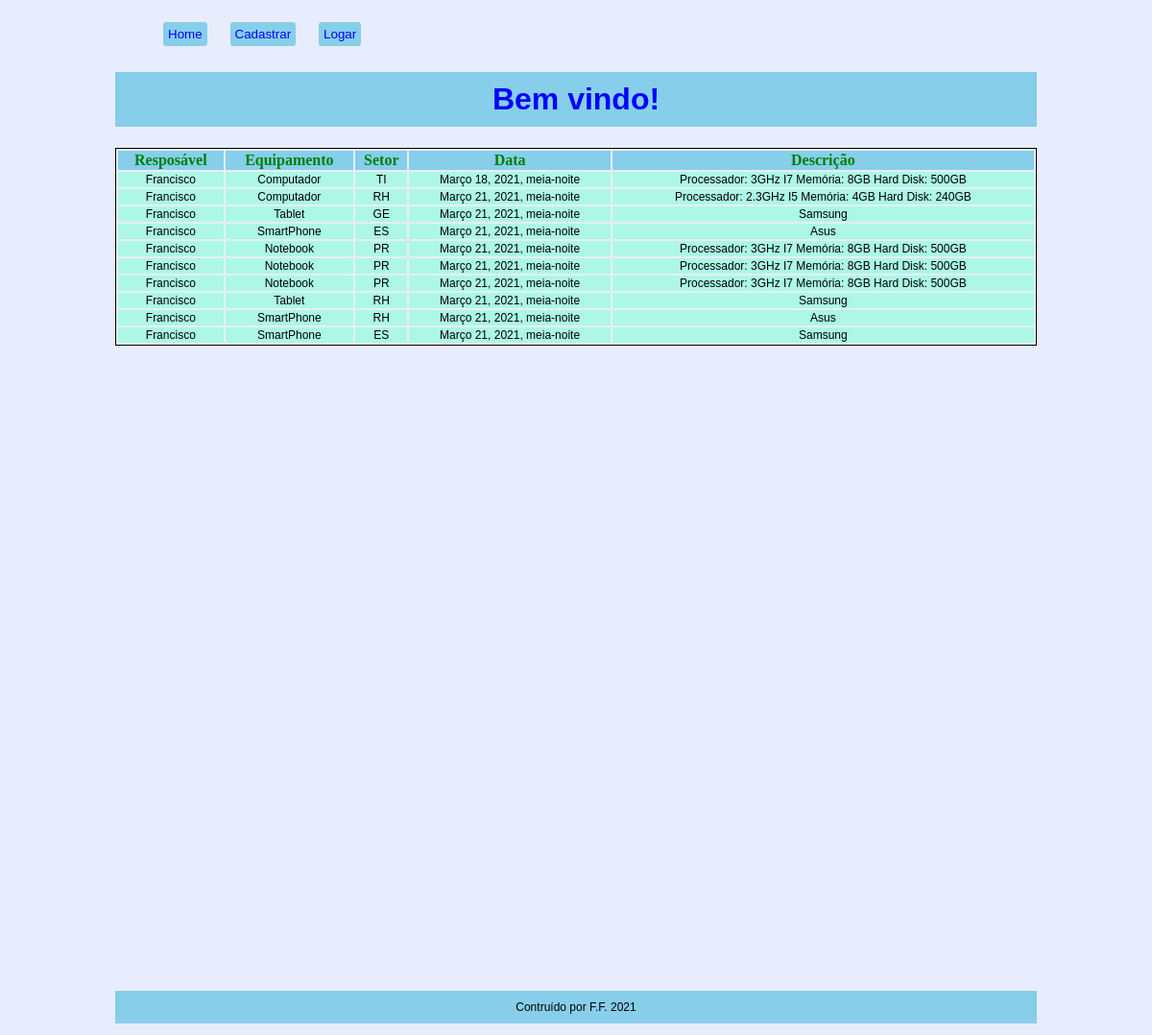
The page / on the database its author committed.
### sistema_equipamentos/models.py (models this page shows, shortened)
class Cadastro(models.Model):
    setor = [
        ('TI', 'Tecnológia Informação '),
        ('RH', 'Recursos Humanos'),
        ('GE', 'Gerência'),
        ('ES', 'Escritório'),
        ('PR', 'Produção'),
    ]
    data = models.DateTimeField(auto_now_add=False)
    responsavel = models.CharField(max_length=120)
    equipamento = models.CharField(max_length=100)
    setor = models.CharField(max_length=2, choices=setor, blank=False, null=False)
    descricao = models.TextField(blank=False, null=False)
    class Meta:
        verbose_name = 'Cadastro'

### sistema_equipamentos/views.py (the view)
# urls.py: path('', base, name='url_base'),
def base(request):
    cadastro = Cadastro.objects.all()
    return render(request, 'site/main.html', {'cadastro': cadastro})

### sistema_equipamentos/templates/site/main.html
{% extends 'site/base.html' %}
{% block content %}
        <table style="border: 1px solid black; width: 100%; color: green;">
            <tr style="background-color: skyblue;">
                <th>Resposável</th>
                <th>Equipamento</th>
                <th>Setor</th>
                <th>Data</th>
                <th>Descrição</th>
            </tr>
            {% for cadastro in cadastro %}
            <tr style="background-color: rgb(172, 248, 229); color: black; font-family: Verdana, Geneva, Tahoma, sans-serif; font-size: 9pt; text-align: center;">
                <td>{{cadastro.responsavel}}</td>
                <td>{{cadastro.equipamento}}</td>
                <td>{{cadastro.setor}}</td>
                <td>{{cadastro.data}}</td>
                <td>{{cadastro.descricao}}</td>
            </tr>
            {% endfor %}
        </table>
        {% endblock %}

### sistema_equipamentos/templates/site/base.html (shortened to what this page needs)
<!DOCTYPE html>
<html lang="pt-br">
<head>
</head>
<body>
    <header>
        <nav id='menu'>
            <ul>
                <li><a href="http://127.0.0.1:8000">Home</a></li>
                <li><a href="http://127.0.0.1:8000/cadastrar">Cadastrar</a></li>
                <li><a href="http://127.0.0.1:8000/admin">Logar</a></li>
            </ul>
        </nav>
        <h1>Bem vindo!</h1>
    </header>
    <main id='conteudo'>
        {% block content %}{% endblock %}
    </main>
    <footer id='rodape'>
        <p>Contruído por F.F. 2021</p>
    </footer>
</body>
</html>

### sistema_equipamentos/templates/site/base.html (style rules this page uses)
#menu a { text-decoration: none; background-color: skyblue; padding: 5px; border-radius: 0.2rem; width: 50%; color: blue; font-family: 'Lucida Sans', 'Lucida Sans Regular', 'Lucida Grande', 'Lucida Sans Unicode', Geneva, Verdana, sans-serif; font-size: 10pt; }
#menu ul li { display: inline-block; padding: 10px 10px 10px 10px; }
header h1 { text-align: center; font-family: Verdana, Geneva, Tahoma, sans-serif; color:blue; padding-top: 10px; padding-bottom: 10px; background-color: skyblue; }
body { width: 80%; margin-left: auto; margin-right: auto; background-color: rgba(229, 235, 253, 0.884); }
footer p { text-align: center; font-family: Verdana, Geneva, Tahoma, sans-serif; font-size: 9pt; background-color: skyblue; padding-top: 10px; padding-bottom: 10px; margin-top: 70%; }

### rows shown on the page
Cadastro: responsavel "Francisco", equipamento "Computador", setor "TI", data "Março 18, 2021, meia-noite", descricao "Processador: 3GHz I7 Memória: 8GB Hard Disk: 500GB"
Cadastro: responsavel "Francisco", equipamento "Computador", setor "RH", data "Março 21, 2021, meia-noite", descricao "Processador: 2.3GHz I5 Memória: 4GB Hard Disk: 240GB"
Cadastro: responsavel "Francisco", equipamento "Tablet", setor "GE", data "Março 21, 2021, meia-noite", descricao "Samsung"
Cadastro: responsavel "Francisco", equipamento "SmartPhone", setor "ES", data "Março 21, 2021, meia-noite", descricao "Asus"
Cadastro: responsavel "Francisco", equipamento "Notebook", setor "PR", data "Março 21, 2021, meia-noite", descricao "Processador: 3GHz I7 Memória: 8GB Hard Disk: 500GB"
Cadastro: responsavel "Francisco", equipamento "Notebook", setor "PR", data "Março 21, 2021, meia-noite", descricao "Processador: 3GHz I7 Memória: 8GB Hard Disk: 500GB"
Cadastro: responsavel "Francisco", equipamento "Notebook", setor "PR", data "Março 21, 2021, meia-noite", descricao "Processador: 3GHz I7 Memória: 8GB Hard Disk: 500GB"
Cadastro: responsavel "Francisco", equipamento "Tablet", setor "RH", data "Março 21, 2021, meia-noite", descricao "Samsung"
Cadastro: responsavel "Francisco", equipamento "SmartPhone", setor "RH", data "Março 21, 2021, meia-noite", descricao "Asus"
Cadastro: responsavel "Francisco", equipamento "SmartPhone", setor "ES", data "Março 21, 2021, meia-noite", descricao "Samsung"
